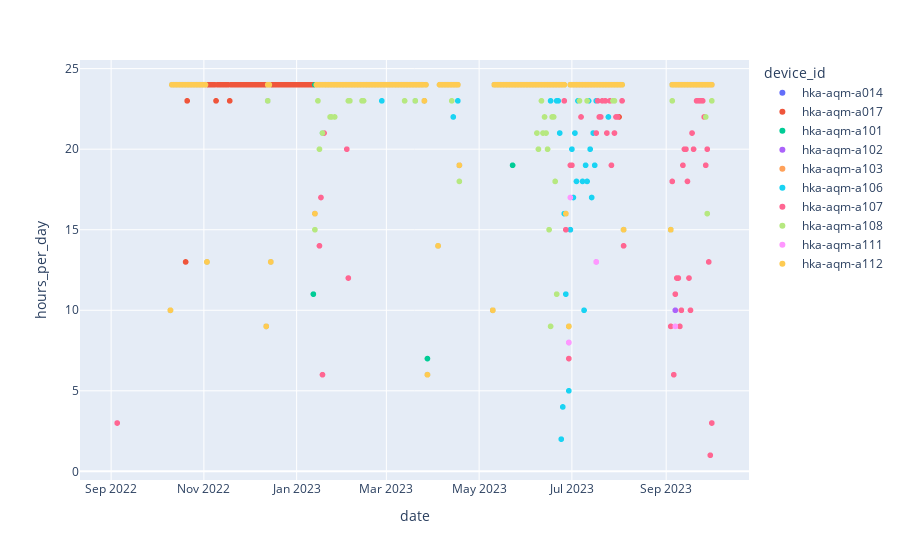

Notebook source saved alongside this figure:
### Code cell
px.scatter(grouped_df, x="date", y='hours_per_day',color='device_id')

### Figure 1 — Plotly figure (JSON) as saved in the notebook; plotly's stock layout.template omitted (floating-point values rounded to 4 significant figures; data arrays with more than 128 entries replaced by an {"elided": "..."} marker saying what was removed)
{"data": [{"hovertemplate": "device_id=hka-aqm-a014<br>date=%{x}<br>hours_per_day=%{y}<extra></extra>", "legendgroup": "hka-aqm-a014", "marker": {"color": "#636efa", "symbol": "circle"}, "mode": "markers", "name": "hka-aqm-a014", "showlegend": true, "type": "scattergl", "x": ["2022-10-10T00:00:00", "2022-10-11T00:00:00", "2022-10-12T00:00:00", "2022-10-13T00:00:00", "2022-10-14T00:00:00", "2022-10-15T00:00:00", "2022-10-16T00:00:00", "2022-10-17T00:00:00", "2022-10-18T00:00:00", "2022-10-19T00:00:00", "2022-10-20T00:00:00", "2022-10-21T00:00:00", "2022-10-22T00:00:00", "2022-10-23T00:00:00", "2022-10-24T00:00:00", "2022-10-25T00:00:00", "2022-10-26T00:00:00", "2022-10-27T00:00:00", "2022-10-28T00:00:00", "2022-10-29T00:00:00", "2022-10-30T00:00:00", "2022-10-31T00:00:00", "2022-11-01T00:00:00", "2022-11-02T00:00:00", "2022-11-03T00:00:00", "2022-12-12T00:00:00", "2022-12-13T00:00:00", "2022-12-14T00:00:00", "2022-12-15T00:00:00"], "xaxis": "x", "y": [10, 24, 24, 24, 24, 24, 24, 24, 24, 24, 24, 24, 24, 24, 24, 24, 24, 24, 24, 24, 24, 24, 24, 24, 13, 9, 23, 24, 13], "yaxis": "y"}, {"hovertemplate": "device_id=hka-aqm-a017<br>date=%{x}<br>hours_per_day=%{y}<extra></extra>", "legendgroup": "hka-aqm-a017", "marker": {"color": "#EF553B", "symbol": "circle"}, "mode": "markers", "name": "hka-aqm-a017", "showlegend": true, "type": "scattergl", "x": {"elided": "289 str values"}, "xaxis": "x", "y": {"elided": "289 int values"}, "yaxis": "y"}, {"hovertemplate": "device_id=hka-aqm-a101<br>date=%{x}<br>hours_per_day=%{y}<extra></extra>", "legendgroup": "hka-aqm-a101", "marker": {"color": "#00cc96", "symbol": "circle"}, "mode": "markers", "name": "hka-aqm-a101", "showlegend": true, "type": "scattergl", "x": {"elided": "234 str values"}, "xaxis": "x", "y": {"elided": "234 int values"}, "yaxis": "y"}, {"hovertemplate": "device_id=hka-aqm-a102<br>date=%{x}<br>hours_per_day=%{y}<extra></extra>", "legendgroup": "hka-aqm-a102", "marker": {"color": "#ab63fa", "symbol": "circle"}, "mode": "markers", "name": "hka-aqm-a102", "showlegend": true, "type": "scattergl", "x": ["2023-06-29T00:00:00", "2023-06-30T00:00:00", "2023-07-01T00:00:00", "2023-07-02T00:00:00", "2023-07-03T00:00:00", "2023-07-04T00:00:00", "2023-07-05T00:00:00", "2023-07-06T00:00:00", "2023-07-07T00:00:00", "2023-07-08T00:00:00", "2023-07-09T00:00:00", "2023-07-10T00:00:00", "2023-07-11T00:00:00", "2023-07-12T00:00:00", "2023-07-13T00:00:00", "2023-07-14T00:00:00", "2023-07-15T00:00:00", "2023-07-16T00:00:00", "2023-07-17T00:00:00", "2023-09-07T00:00:00", "2023-09-08T00:00:00", "2023-09-09T00:00:00", "2023-09-10T00:00:00", "2023-09-11T00:00:00", "2023-09-12T00:00:00", "2023-09-13T00:00:00", "2023-09-14T00:00:00", "2023-09-15T00:00:00", "2023-09-16T00:00:00", "2023-09-17T00:00:00", "2023-09-18T00:00:00", "2023-09-19T00:00:00", "2023-09-20T00:00:00", "2023-09-21T00:00:00", "2023-09-22T00:00:00", "2023-09-23T00:00:00", "2023-09-24T00:00:00", "2023-09-25T00:00:00", "2023-09-26T00:00:00", "2023-09-27T00:00:00", "2023-09-28T00:00:00", "2023-09-29T00:00:00", "2023-09-30T00:00:00", "2023-10-01T00:00:00"], "xaxis": "x", "y": [8, 15, 24, 24, 24, 24, 24, 24, 24, 24, 24, 24, 24, 24, 24, 24, 24, 24, 13, 10, 24, 24, 24, 24, 24, 24, 24, 24, 24, 24, 24, 24, 24, 24, 24, 24, 24, 24, 24, 24, 24, 24, 24, 24], "yaxis": "y"}, {"hovertemplate": "device_id=hka-aqm-a103<br>date=%{x}<br>hours_per_day=%{y}<extra></extra>", "legendgroup": "hka-aqm-a103", "marker": {"color": "#FFA15A", "symbol": "circle"}, "mode": "markers", "name": "hka-aqm-a103", "showlegend": true, "type": "scattergl", "x": {"elided": "233 str values"}, "xaxis": "x", "y": {"elided": "233 int values"}, "yaxis": "y"}, {"hovertemplate": "device_id=hka-aqm-a106<br>date=%{x}<br>hours_per_day=%{y}<extra></extra>", "legendgroup": "hka-aqm-a106", "marker": {"color": "#19d3f3", "symbol": "circle"}, "mode": "markers", "name": "hka-aqm-a106", "showlegend": true, "type": "scattergl", "x": {"elided": "233 str values"}, "xaxis": "x", "y": {"elided": "233 int values"}, "yaxis": "y"}, {"hovertemplate": "device_id=hka-aqm-a107<br>date=%{x}<br>hours_per_day=%{y}<extra></extra>", "legendgroup": "hka-aqm-a107", "marker": {"color": "#FF6692", "symbol": "circle"}, "mode": "markers", "name": "hka-aqm-a107", "showlegend": true, "type": "scattergl", "x": {"elided": "234 str values"}, "xaxis": "x", "y": {"elided": "234 int values"}, "yaxis": "y"}, {"hovertemplate": "device_id=hka-aqm-a108<br>date=%{x}<br>hours_per_day=%{y}<extra></extra>", "legendgroup": "hka-aqm-a108", "marker": {"color": "#B6E880", "symbol": "circle"}, "mode": "markers", "name": "hka-aqm-a108", "showlegend": true, "type": "scattergl", "x": {"elided": "233 str values"}, "xaxis": "x", "y": {"elided": "233 int values"}, "yaxis": "y"}, {"hovertemplate": "device_id=hka-aqm-a111<br>date=%{x}<br>hours_per_day=%{y}<extra></extra>", "legendgroup": "hka-aqm-a111", "marker": {"color": "#FF97FF", "symbol": "circle"}, "mode": "markers", "name": "hka-aqm-a111", "showlegend": true, "type": "scattergl", "x": ["2023-06-29T00:00:00", "2023-06-30T00:00:00", "2023-07-01T00:00:00", "2023-07-02T00:00:00", "2023-07-03T00:00:00", "2023-07-04T00:00:00", "2023-07-05T00:00:00", "2023-07-06T00:00:00", "2023-07-07T00:00:00", "2023-07-08T00:00:00", "2023-07-09T00:00:00", "2023-07-10T00:00:00", "2023-07-11T00:00:00", "2023-07-12T00:00:00", "2023-07-13T00:00:00", "2023-07-14T00:00:00", "2023-07-15T00:00:00", "2023-07-16T00:00:00", "2023-07-17T00:00:00", "2023-09-07T00:00:00", "2023-09-08T00:00:00", "2023-09-09T00:00:00", "2023-09-10T00:00:00", "2023-09-11T00:00:00", "2023-09-12T00:00:00", "2023-09-13T00:00:00", "2023-09-14T00:00:00", "2023-09-15T00:00:00", "2023-09-16T00:00:00", "2023-09-17T00:00:00", "2023-09-18T00:00:00", "2023-09-19T00:00:00", "2023-09-20T00:00:00", "2023-09-21T00:00:00", "2023-09-22T00:00:00", "2023-09-23T00:00:00", "2023-09-24T00:00:00", "2023-09-25T00:00:00", "2023-09-26T00:00:00", "2023-09-27T00:00:00", "2023-09-28T00:00:00", "2023-09-29T00:00:00", "2023-09-30T00:00:00", "2023-10-01T00:00:00"], "xaxis": "x", "y": [8, 17, 24, 24, 24, 24, 24, 24, 24, 24, 24, 24, 24, 24, 24, 24, 24, 24, 13, 9, 24, 24, 24, 24, 24, 24, 24, 24, 24, 24, 24, 24, 24, 24, 24, 24, 24, 24, 24, 24, 24, 24, 24, 24], "yaxis": "y"}, {"hovertemplate": "device_id=hka-aqm-a112<br>date=%{x}<br>hours_per_day=%{y}<extra></extra>", "legendgroup": "hka-aqm-a112", "marker": {"color": "#FECB52", "symbol": "circle"}, "mode": "markers", "name": "hka-aqm-a112", "showlegend": true, "type": "scattergl", "x": {"elided": "233 str values"}, "xaxis": "x", "y": {"elided": "233 int values"}, "yaxis": "y"}], "layout": {"legend": {"title": {"text": "device_id"}, "tracegroupgap": 0}, "margin": {"t": 60}, "xaxis": {"anchor": "y", "domain": [0, 1], "title": {"text": "date"}}, "yaxis": {"anchor": "x", "domain": [0, 1], "title": {"text": "hours_per_day"}}}}
